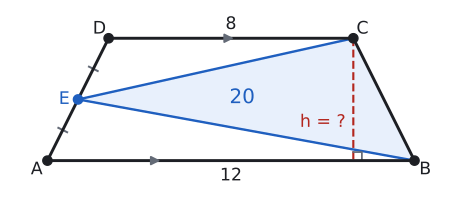

Reproduce this figure in Python.
# Kendini dene 3: |AB| = 12, |DC| = 8, E [AD]'nin orta noktası, A(EBC) = 20 → A(ABCD) = 40 → h = 4.
import sys; sys.path.insert(0, "tools")
from cizim import *

S = 1.0  # ölçek: yazı ve işaret boşlukları bu birimle çarpılır
P = lambda x, y: np.array([float(x), float(y)])
uz = lambda U, V: round(float(np.linalg.norm(U - V)), 4)
def alan(*K):
    x = [k[0] for k in K]; y = [k[1] for k in K]
    return round(abs(sum(x[i] * y[i - 1] - x[i - 1] * y[i] for i in range(len(K)))) / 2, 4)
def kesis(p, u, q, v):
    t = np.linalg.solve(np.array([u, -v]).T, q - p); return p + t[0] * u
def paralel_isareti(U, V, renk=SOLUK, k=0.18, f=0.5):
    M = U + f * (V - U); t = (V - U) / np.linalg.norm(V - U)
    ax.annotate("", xy=M + k * S * t, xytext=M - k * S * t, arrowprops=dict(arrowstyle="-|>", color=renk, lw=1.4, mutation_scale=14))
def cetik(U, V, n=1, renk=SOLUK, L=0.16):
    M = (U + V) / 2; t = (V - U) / np.linalg.norm(V - U); m = np.array([-t[1], t[0]])
    for i in range(n):
        c = M + (i - (n - 1) / 2) * 0.13 * S * t
        ax.plot(*zip(c - L * S * m, c + L * S * m), color=renk, lw=1.5)
def olcu(U, V, metin, d=0.3, renk=YAZI, fs=13):
    """[UV] parçasının ortasına, U->V yönünün soluna d kadar uzağa yazı (d < 0: sağına)."""
    M = (U + V) / 2; t = (V - U) / np.linalg.norm(V - U); m = np.array([-t[1], t[0]])
    ax.text(*(M + d * S * m), metin, ha="center", va="center", color=renk, fontsize=fs)
def dik_isareti(K, U, V, r=0.28):
    a_ = (U - K) / np.linalg.norm(U - K) * r * S; b_ = (V - K) / np.linalg.norm(V - K) * r * S
    ax.plot(*zip(K + a_, K + a_ + b_, K + b_), color=SOLUK, lw=1.3)
def boya(*K, renk=MAVI_ACIK):
    ax.add_patch(patches.Polygon(np.array(K), closed=True, facecolor=renk, edgecolor="none", zorder=0))
def ortasi(*K):
    return sum(K) / len(K)
def ad(K, metin, dx, dy, renk=YAZI):
    ax.text(K[0] + dx * S, K[1] + dy * S, metin, ha="center", va="center", color=renk, fontsize=13)
def yamuk(A, B, C, D, fa=0.5, fd=0.5):
    ax.plot(*zip(A, B, C, D, A), color=YAZI, zorder=3)
    paralel_isareti(A, B, f=fa); paralel_isareti(D, C, f=fd)
    for Q in (A, B, C, D): nokta(ax, *Q, "")
def cerceve(xmin, xmax, ymin, ymax, en=6.0):
    fig, ax = sekil(en, en * (ymax - ymin) / (xmax - xmin))
    ax.set_aspect("equal"); ax.axis("off")
    ax.set_xlim(xmin, xmax); ax.set_ylim(ymin, ymax)
    return fig, ax

A, B, C, D = P(0, 0), P(12, 0), P(10, 4), P(2, 4)
E = (A + D) / 2; H = P(10, 0)
print("ABCD", alan(A, B, C, D), "EBC", alan(E, B, C))
fig, ax = cerceve(-1.3, 13.2, -1.1, 5.0)
boya(E, B, C, renk=MAVI_ACIK)
ax.plot(*zip(E, B), color=MAVI, lw=1.8); ax.plot(*zip(E, C), color=MAVI, lw=1.8)
ax.plot(*zip(C, H), color=KIRMIZI, lw=1.6, ls="--"); dik_isareti(H, B, C)
yamuk(A, B, C, D, fa=0.3, fd=0.5)
cetik(A, E); cetik(E, D)
nokta(ax, *E, "", renk=MAVI)
ad(A, "A", -0.35, -0.3); ad(B, "B", 0.35, -0.3); ad(C, "C", 0.3, 0.3); ad(D, "D", -0.3, 0.3)
ad(E, "E", -0.45, 0, renk=MAVI)
olcu(A, B, "12", d=-0.5); olcu(D, C, "8", d=0.45)
ax.text(H[0] - 0.25, 1.25, "h = ?", ha="right", va="center", color=KIRMIZI)
ax.text(*ortasi(E, B, C) + P(-1.3, 0.05), "20", ha="center", va="center", color=MAVI, fontsize=15)
kaydet(fig, __file__)
